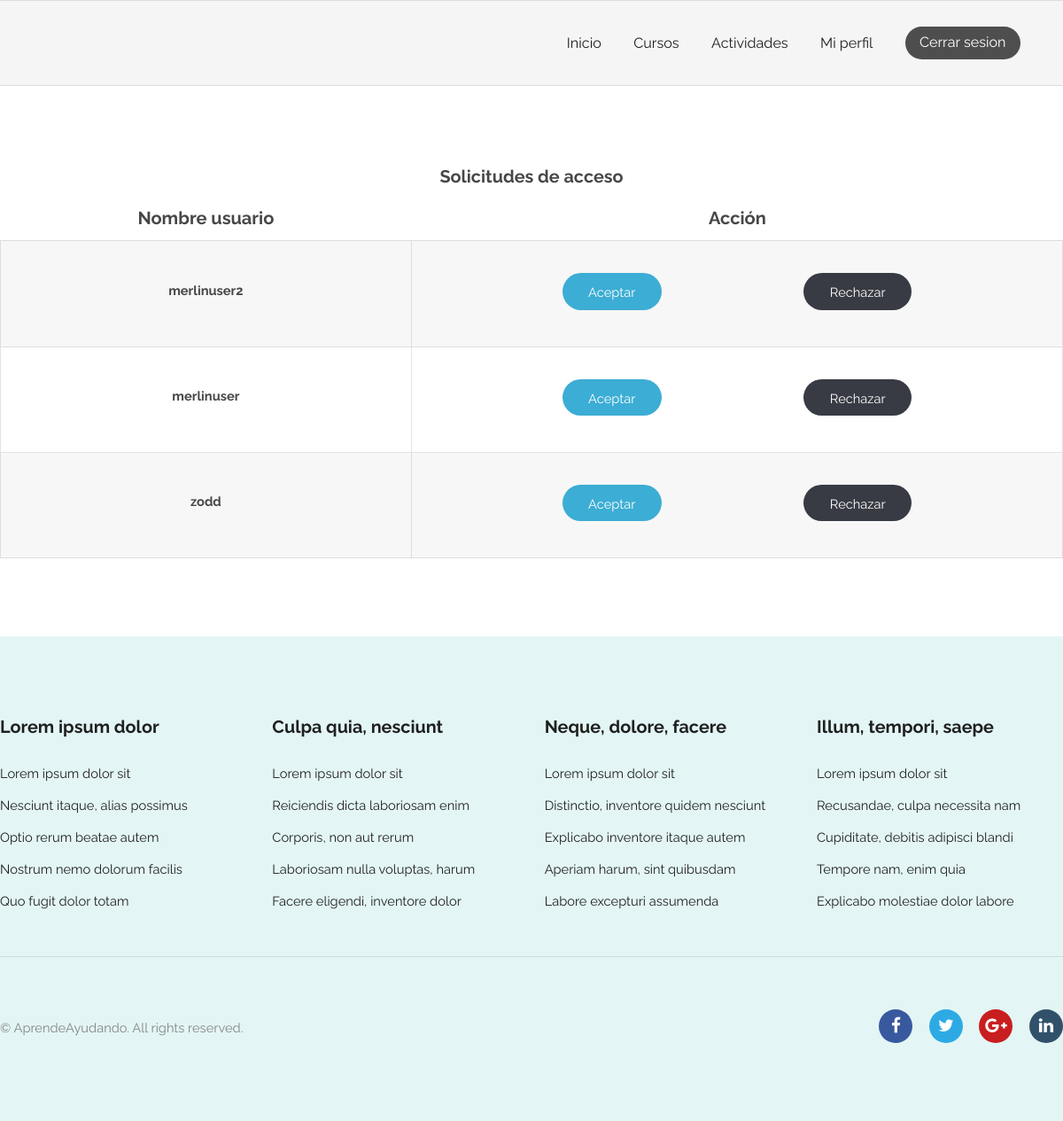
Before: /activity/2/activityrequest/ (signed in) with the older database file.
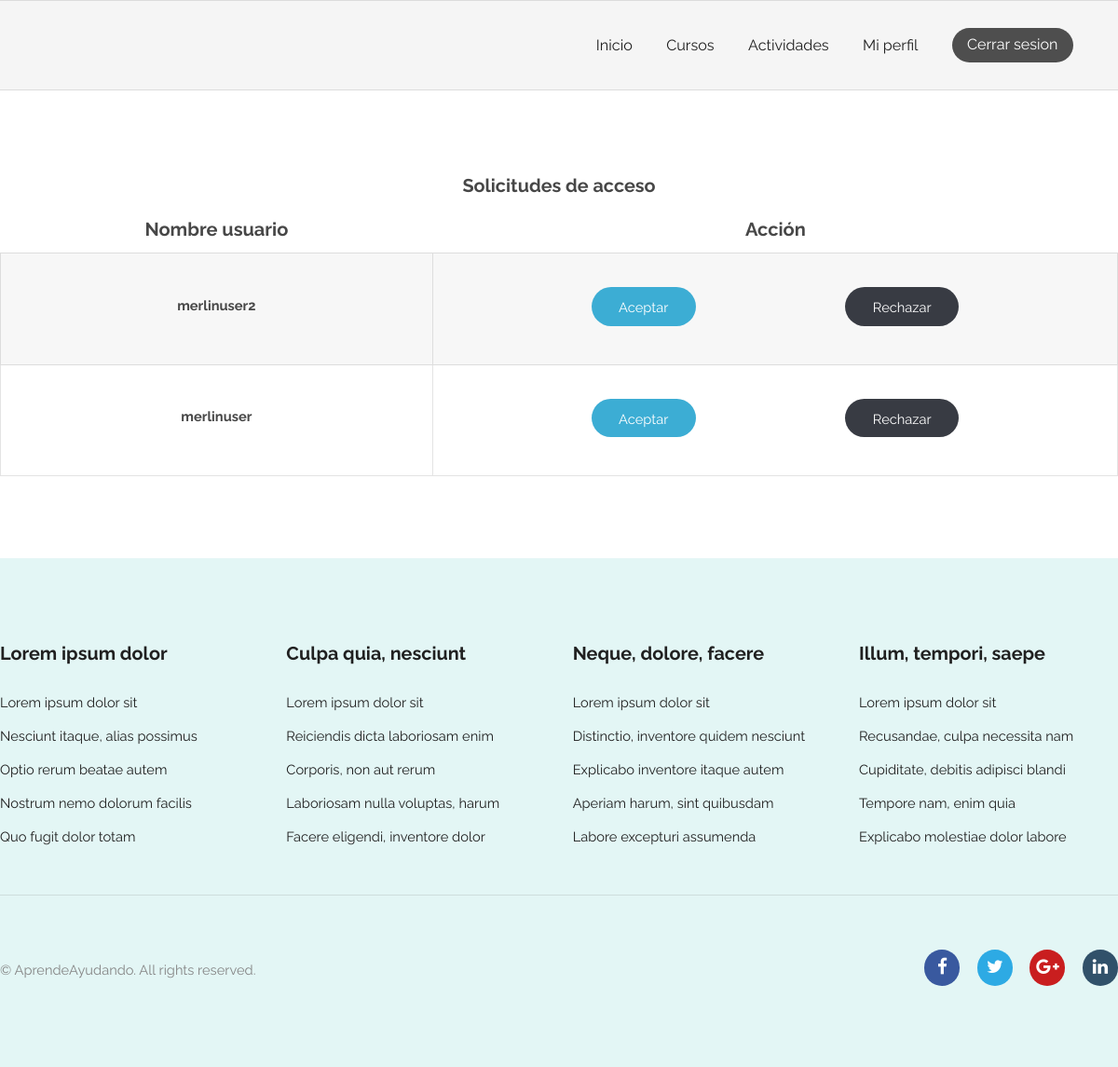
After: the same page with the newer database file.
### activity/models.py (models this page shows)
class ActivityRequest(models.Model):
    requester = models.ForeignKey(get_user_model(), on_delete=models.CASCADE, limit_choices_to=Q(groups__name='Estudiante'))
    activity = models.ForeignKey(Activity, on_delete=models.CASCADE)
    pub_date = models.DateTimeField(verbose_name="date published", auto_now_add=True, null=True)
    class Meta:
        verbose_name = "Solicitud de Actividad"
        verbose_name_plural = "Solicitudes de Actividades"
        unique_together = ('requester', 'activity')

### activity/views.py (the view)
# urls.py: path('<int:activity_id>/activityrequest/', views.view_activity_request, name='activityrequest'),
@login_required
@permission_required('activity.view_activityrequest', raise_exception=True)
def view_activity_request(request, activity_id):
    activity = get_object_or_404(Activity, pk=activity_id)
    if request.user!=activity.entity and not request.user.is_superuser:
        return HttpResponseForbidden()
    user_list = ActivityRequest.objects.filter(activity=activity)
    context = {
        'activity':activity,
        'user_list': user_list,
        'usuario': request.user
    }
    return render(request, 'activity/activityrequest.html', context)

### AprendeAyudando/templates/activity/activityrequest.html (shortened to what this page needs)
{% extends "registration/base.html" %}
{% block style %}
    {% load static %}
    <link rel="stylesheet" type="text/css" href="{% static 'activity/style.css' %}">
{% endblock %}
{% block content %}
<section class="wrapper align-center login">
    <div class="container 100%">
        <h3>Solicitudes de acceso</h3>
        {% if user_list %}
        <table class="alt">
            <thead>
                <tr>
                    <th style="text-align:center;"><strong style="font-size:20px">Nombre usuario</strong></th>
                    <th style="text-align:center;"><strong style="font-size:20px">Acción</strong></th>
                </tr>
            </thead>
            <tbody>
            {% for esteUsuario in user_list %}
                <tr>
                    <td><strong>{{ esteUsuario.requester.username }}</strong></td>
                    <td style="text-align:center;">
                        <form action="{% url 'activity:action_activity_request' activity.id %}" method="POST">
                            <ul class="actions" style="margin-top: 25px;">
                                <li>
                                    <input type="submit" value="Aceptar" name="aceptar" class="letraEnBlanco">
                                </li>
                                <li style="margin-left: 20%;">
                                    <input type="submit" value="Rechazar" name="rechazar" class="special">
                                </li>
                            </ul>
                        </form>
                    </td>
                </tr>
            {% endfor %}
            </tbody>
        </table>
        {% else %}
            <p>No hay solicitudes de estudiantes disponibles.</p>
        {% endif %}
    </div>
</section>
{% endblock %}

### AprendeAyudando/templates/registration/base.html (shortened to what this page needs)
{% load static %}
<!DOCTYPE html>
<html>
  <head>
    <link rel="stylesheet" type="text/css" href="{% static 'general/css/skel.css' %}" />
	<link rel="stylesheet" type="text/css" href="{% static 'general/css/style.css' %}" />
	<link rel="stylesheet" type="text/css" href="{% static 'general/css/style-xlarge.css' %}"/>
	<link rel="stylesheet" href="https://cdnjs.cloudflare.com/ajax/libs/font-awesome/4.7.0/css/font-awesome.min.css">
	{% block style %}
    {% endblock %}
  </head>
  <body class="landing">
			<header id="header">
				<nav id="nav">
					<ul>
						<li><a href="/">Inicio</a></li>
						<li><a href="/courses">Cursos</a></li>
						<li><a href="/activity">Actividades</a></li>
						{% if not user.is_authenticated %}
							<li><a href="/register" >Registro</a></li>
							<li><a href="/accounts/login" class="button special" >Login</a></li>
						{% else %}
							<li><a href="/account" >Mi perfil</a></li>
							<li><a href="{% url 'logout' %}" class="button special" >Cerrar sesion</a></li>
						{% endif %}
					</ul>
				</nav>
            </header>
            {% block content %}
            {% endblock %}
			<footer id="footer">
				<div class="container">
					<section class="links">
						<div class="row">
							<section class="3u 6u(medium) 12u$(small)">
								<h3>Lorem ipsum dolor</h3>
								<ul class="unstyled">
									<li><a href="#">Lorem ipsum dolor sit</a></li>
									<li><a href="#">Nesciunt itaque, alias possimus</a></li>
									<li><a href="#">Optio rerum beatae autem</a></li>
									<li><a href="#">Nostrum nemo dolorum facilis</a></li>
									<li><a href="#">Quo fugit dolor totam</a></li>
								</ul>
							</section>
							<section class="3u 6u$(medium) 12u$(small)">
								<h3>Culpa quia, nesciunt</h3>
								<ul class="unstyled">
									<li><a href="#">Lorem ipsum dolor sit</a></li>
									<li><a href="#">Reiciendis dicta laboriosam enim</a></li>
									<li><a href="#">Corporis, non aut rerum</a></li>
									<li><a href="#">Laboriosam nulla voluptas, harum</a></li>
									<li><a href="#">Facere eligendi, inventore dolor</a></li>
								</ul>
							</section>
							<section class="3u 6u(medium) 12u$(small)">
								<h3>Neque, dolore, facere</h3>
								<ul class="unstyled">
									<li><a href="#">Lorem ipsum dolor sit</a></li>
									<li><a href="#">Distinctio, inventore quidem nesciunt</a></li>
									<li><a href="#">Explicabo inventore itaque autem</a></li>
									<li><a href="#">Aperiam harum, sint quibusdam</a></li>
									<li><a href="#">Labore excepturi assumenda</a></li>
								</ul>
							</section>
							<section class="3u$ 6u$(medium) 12u$(small)">
								<h3>Illum, tempori, saepe</h3>
								<ul class="unstyled">
									<li><a href="#">Lorem ipsum dolor sit</a></li>
									<li><a href="#">Recusandae, culpa necessita nam</a></li>
									<li><a href="#">Cupiditate, debitis adipisci blandi</a></li>
									<li><a href="#">Tempore nam, enim quia</a></li>
									<li><a href="#">Explicabo molestiae dolor labore</a></li>
								</ul>
							</section>
						</div>
					</section>
					<div class="row">
						<div class="8u 12u$(medium)">
							<ul class="copyright">
								<li>&copy; AprendeAyudando. All rights reserved.</li>
							</ul>
						</div>
						<div class="4u$ 12u$(medium)">
							<ul class="icons">
								<li>
									<a class="icon rounded fa-facebook"><span class="label">Facebook</span></a>
								</li>
								<li>
									<a class="icon rounded fa-twitter"><span class="label">Twitter</span></a>
								</li>
								<li>
									<a class="icon rounded fa-google-plus"><span class="label">Google+</span></a>
								</li>
								<li>
									<a class="icon rounded fa-linkedin"><span class="label">LinkedIn</span></a>
								</li>
							</ul>
						</div>
					</div>
				</div>
			</footer>
	</body>
</html>

### AprendeAyudando/static/general/css/skel.css (style rules this page uses)
html,body,div,span,applet,object,iframe,h1,h2,h3,h4,h5,h6,p,blockquote,pre,a,abbr,acronym,address,big,cite,code,del,dfn,em,img,ins,kbd,q,s,samp,small,strike,strong,sub,sup,tt,var,b,u,i,center,dl,dt,dd,ol,ul,li,fieldset,form,label,legend,table,caption,tbody,tfoot,thead,tr,th,td,article,aside,canvas,details,embed,figure,figcaption,footer,header,hgroup,menu,nav,output,ruby,section,summary,time,mark,audio,video { margin:0;padding:0;border:0;font-size:100%;font:inherit;vertical-align:baseline; }
article,aside,details,figcaption,figure,footer,header,hgroup,menu,nav,section { display:block; }
body { line-height:1; }
ol,ul { list-style:none; }
table { border-collapse:collapse;border-spacing:0; }
body { -webkit-text-size-adjust:none }
*, *:before, *:after { -moz-box-sizing: border-box; -webkit-box-sizing: border-box; box-sizing: border-box; }
.container { margin-left: auto; margin-right: auto; width: 1200px; }
.row { border-bottom: solid 1px transparent; }
.row > * { float: left; }
.row:after, .row:before { content: ''; display: block; clear: both; height: 0; }
.row > * { padding: 0 0 0 2em; }
.row { margin: 0 0 -1px -2em; }
.\38 u, .\38 u\24 { width: 66.6666666667%; clear: none; margin-left: 0; }
.\34 u, .\34 u\24 { width: 33.3333333333%; clear: none; margin-left: 0; }
.\33 u, .\33 u\24 { width: 25%; clear: none; margin-left: 0; }

### AprendeAyudando/static/general/css/style-xlarge.css (style rules this page uses)
body, input, select, textarea { font-size: 11pt; }

### AprendeAyudando/static/activity/style.css (style rules this page uses)
input[type="submit"].letraEnBlanco { color: #FFFFFF !important; }

Changed rows visible on the page:
removed ActivityRequest: requester.username "zodd"
